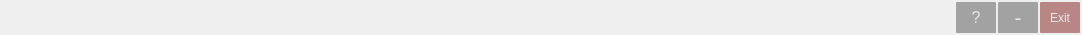
           <widget class="TitleBar" name="mainTitleBar">
            <property name="sizePolicy">
             <sizepolicy hsizetype="Preferred" vsizetype="Fixed">
              <horstretch>0</horstretch>
              <verstretch>0</verstretch>
             </sizepolicy>
            </property>
            <property name="minimumSize">
             <size>
              <width>0</width>
              <height>35</height>
             </size>
            </property>
            <property name="maximumSize">
             <size>
              <width>16777215</width>
              <height>35</height>
             </size>
            </property>
            <property name="styleSheet">
             <string notr="true">QFrame#mainTitleBar{
background-color: qlineargradient(spread:pad, x1:0, y1:0.511, x2:1, y2:0.5, stop:0 rgba(80, 80, 80, 255), stop:0.155556 rgba(146, 146, 146, 255), stop:0.35 rgba(221, 221, 221, 255), stop:0.544444 rgba(169, 169, 169, 255), stop:0.666667 rgba(89, 89, 89, 255), stop:0.827778 rgba(80, 78, 80, 255), stop:0.994444 rgba(99, 99, 99, 255));
}</string>
            </property>
            <property name="frameShape">
             <enum>QFrame::NoFrame</enum>
            </property>
            <property name="frameShadow">
             <enum>QFrame::Raised</enum>
            </property>
            <layout class="QHBoxLayout" name="horizontalLayout_3">
             <property name="spacing">
              <number>2</number>
             </property>
             <property name="leftMargin">
              <number>0</number>
             </property>
             <property name="topMargin">
              <number>0</number>
             </property>
             <property name="rightMargin">
              <number>2</number>
             </property>
             <property name="bottomMargin">
              <number>0</number>
             </property>
             <item>
              <widget class="QLabel" name="Logo">
               <property name="text">
                <string/>
               </property>
              </widget>
             </item>
             <item>
              <spacer name="horizontalSpacer">
               <property name="orientation">
                <enum>Qt::Horizontal</enum>
               </property>
               <property name="sizeHint" stdset="0">
                <size>
                 <width>947</width>
                 <height>20</height>
                </size>
               </property>
              </spacer>
             </item>
             <item>
              <widget class="QPushButton" name="helpbutton">
               <property name="minimumSize">
                <size>
                 <width>40</width>
                 <height>31</height>
                </size>
               </property>
               <property name="font">
                <font>
                 <pointsize>12</pointsize>
                </font>
               </property>
               <property name="styleSheet">
                <string notr="true">QPushButton{
	
	color: rgb(231, 231, 231);
	background-color: rgba(20, 20, 20, 90);
border-radius: 1px;
}

QPushButton:hover{
background-color: rgba(20, 20, 20, 70);
color:rgb(225, 225, 225);
}

QPushButton:pressed{
background-color: rgba(20, 20, 20, 112);
color:rgb(225, 225, 225);
}

</string>
               </property>
               <property name="text">
                <string>?</string>
               </property>
              </widget>
             </item>
             <item>
              <widget class="QPushButton" name="minimize">
               <property name="minimumSize">
                <size>
                 <width>40</width>
                 <height>31</height>
                </size>
               </property>
               <property name="maximumSize">
                <size>
                 <width>31</width>
                 <height>31</height>
                </size>
               </property>
               <property name="font">
                <font>
                 <pointsize>16</pointsize>
                 <bold>false</bold>
                </font>
               </property>
               <property name="styleSheet">
                <string notr="true">QPushButton{
	
	color: rgb(231, 231, 231);
	background-color: rgba(20, 20, 20, 90);
border-radius: 1px;
}

QPushButton:hover{
background-color: rgba(20, 20, 20, 70);
color:rgb(225, 225, 225);
}

QPushButton:pressed{
background-color: rgba(20, 20, 20, 112);
color:rgb(225, 225, 225);
}

</string>
               </property>
               <property name="text">
                <string>-</string>
               </property>
              </widget>
             </item>
             <item alignment="Qt::AlignVCenter">
              <widget class="QPushButton" name="Exit">
               <property name="sizePolicy">
                <sizepolicy hsizetype="Minimum" vsizetype="Preferred">
                 <horstretch>0</horstretch>
                 <verstretch>0</verstretch>
                </sizepolicy>
               </property>
               <property name="minimumSize">
                <size>
                 <width>40</width>
                 <height>31</height>
                </size>
               </property>
               <property name="maximumSize">
                <size>
                 <width>30</width>
                 <height>31</height>
                </size>
               </property>
               <property name="styleSheet">
                <string notr="true">QPushButton{
	
	color: rgb(231, 231, 231);
	background-color: rgba(117, 0, 0, 112);
border-radius: 1px;
}

QPushButton:hover{
background-color: rgba(165, 41, 41, 112);
color:rgb(225, 225, 225);
}

QPushButton:pressed{
background-color: rgba(173, 94, 115, 112);
color:rgb(225, 225, 225);
}





</string>
               </property>
               <property name="text">
                <string>Exit</string>
               </property>
              </widget>
             </item>
            </layout>
           </widget>
